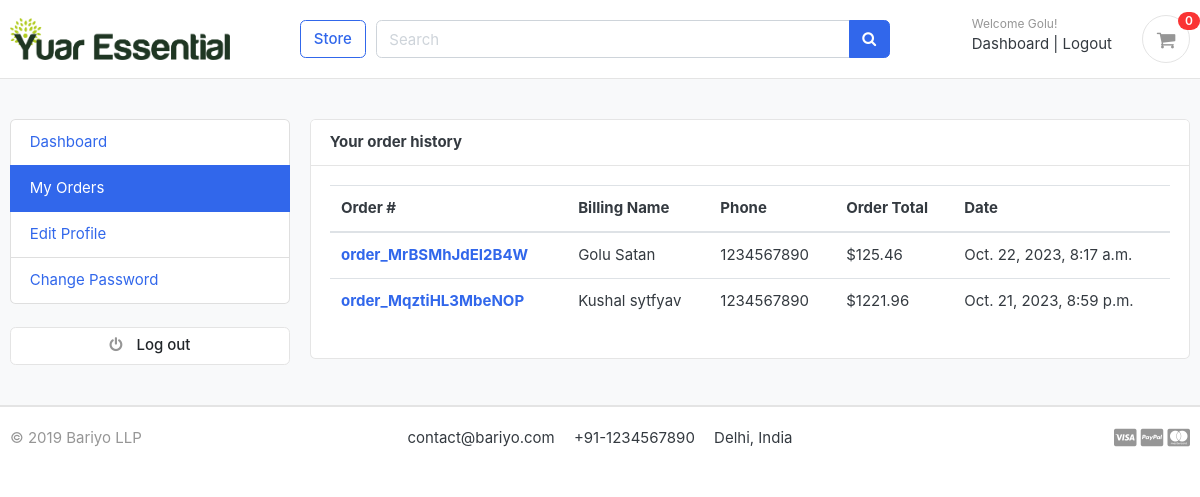
Screenshot of /accounts/my_orders/ (signed in) with the database file from the repository.
### accounts/models.py (models this page shows, shortened)
class Account(AbstractBaseUser, PermissionsMixin):
    first_name      = models.CharField(max_length=50)
    last_name       = models.CharField(max_length=50)
    username        = models.CharField(max_length=50, unique=True)
    email           = models.EmailField(max_length=100, unique=True)
    phone_number    = models.CharField(max_length=50)
    date_joined     = models.DateTimeField(auto_now_add=True)
    last_login      = models.DateTimeField(auto_now_add=True)
    is_admin        = models.BooleanField(default=False)
    is_staff        = models.BooleanField(default=False)
    is_active       = models.BooleanField(default=False)
    is_superadmin   = models.BooleanField(default=False)
    USERNAME_FIELD = 'email'
    REQUIRED_FIELDS = ['username', 'first_name', 'last_name']
    objects = MyAccountManager()

### orders/models.py (models this page shows, shortened)
class Order(models.Model):
    STATUS = (
        ('New', 'New'),
        ('Accepted', 'Accepted'),
        ('Completed', 'Completed'),
        ('Cancelled', 'Cancelled'),
    )
    user = models.ForeignKey(Account, on_delete=models.SET_NULL, null=True)
    payment = models.ForeignKey(Payment, on_delete=models.SET_NULL, blank=True, null=True)
    order_number = models.CharField(max_length=20)
    first_name = models.CharField(max_length=50)
    last_name = models.CharField(max_length=50)
    phone = models.CharField(max_length=15)
    email = models.EmailField(max_length=50)
    address_line_1 = models.CharField(max_length=50)
    address_line_2 = models.CharField(max_length=50, blank=True)
    country = models.CharField(max_length=50)
    state = models.CharField(max_length=50)
    city = models.CharField(max_length=50)
    order_note = models.CharField(max_length=100, blank=True)
    order_total = models.FloatField()
    tax = models.FloatField()
    status = models.CharField(max_length=10, choices=STATUS, default='New')
    ip = models.CharField(blank=True, max_length=20)
    is_ordered = models.BooleanField(default=False)
    created_at = models.DateTimeField(auto_now_add=True)
    updated_at = models.DateTimeField(auto_now=True)
    def full_name(self):
        return f'{self.first_name} {self.last_name}'

### accounts/views.py (the view)
# urls.py: path('my_orders/', views.my_orders, name='my_orders'),
@login_required(login_url='login')
def my_orders(request):
    orders = Order.objects.filter(user=request.user, is_ordered=True).order_by('-created_at')
    context = {
        'orders': orders,
    }
    return render(request, 'accounts/my_orders.html', context)

### cart/context_processors.py (called while the page is built)
def counter(request):
    cart_count = 0
    if 'admin' in request.path:
        return {}
    else:
        try:
            cart = Cart.objects.filter(cart_id=_cart_id(request))
            if request.user.is_authenticated:
                cart_items = CartItem.objects.all().filter(user=request.user)
            else:
                cart_items = CartItem.objects.all().filter(cart=cart[:1])
            for cart_item in cart_items:
                cart_count += cart_item.quantity
        except Cart.DoesNotExist:
            cart_count = 0
    return dict(cart_count=cart_count, nav_cart=cart_items)

### cart/views.py (called while the page is built)
def _cart_id(request):
    cart = request.session.session_key
    if not cart:
        cart = request.session.create()
    return cart

### category/context_processors.py (called while the page is built)
def menu_links(request):
    links = Category.objects.all()
    return dict(links=links)

### templates/accounts/my_orders.html (shortened to what this page needs)
{% extends 'base.html' %}
{% block content %}
<section class="section-conten padding-y bg">
<div class="container">
	<div class="row">
	{% include 'includes/dashboard_sidebar.html' %}
	<main class="col-md-9">
		<article class="card">
		<header class="card-header">
			<strong class="d-inline-block mr-3">Your order history</strong>
		</header>
		<div class="card-body">
			<div class="row">
			<div class="col-md-12">
				<table class="table table-hover">
				  <thead>
				    <tr>
				      <th scope="col">Order #</th>
				      <th scope="col">Billing Name</th>
				      <th scope="col">Phone</th>
				      <th scope="col">Order Total</th>
							<th scope="col">Date</th>
				    </tr>
				  </thead>
				  <tbody>
						{% for order in orders %}
				    <tr>
				      <th scope="row"><a href="{% url 'order_detail' order.order_number %}">{{order.order_number}}</a></th>
				      <td>{{order.full_name}}</td>
				      <td>{{order.phone}}</td>
				      <td>${{order.order_total}}</td>
							<td>{{order.created_at}}</td>
				    </tr>
				{% endfor %}
				  </tbody>
				</table>
			</div>
			</div>
		</div>
		</article>
	</main>
</div>
</div>
</section>
{% endblock %}

### templates/includes/navbar.html
{% load static %}
<header class="section-header">
    <section class="header-main border-bottom">
        <div class="container">
    <div class="row align-items-center">
        <div class="col-lg-3 col-md-3 col-6">
            <a href="{% url 'home' %}" class="brand-wrap">
                <img class="logo" src="{% static './images/logo.png' %}">
            </a>
        </div>
        <a href="{% url 'store' %}" class="btn btn-outline-primary">Store</a>
        <div class="col-lg  col-md-6 col-sm-12 col">
            <form action="{% url 'search' %}" class="search" method='GET'>
                <div class="input-group w-100">
                    <input type="text" class="form-control" style="width:60%;" placeholder="Search" name="keyword">
                    <div class="input-group-append">
                      <button class="btn btn-primary" type="submit">
                        <i class="fa fa-search"></i>
                      </button>
                    </div>
                </div>
            </form>
        </div>
        <div class="col-lg-3 col-sm-6 col-8 order-2 order-lg-3">
                    <div class="d-flex justify-content-end mb-3 mb-lg-0">
                        {% if user.id is None %}
                        <div class="widget-header">
                            <small class="title text-muted">Welcome guest!</small>
                            <div>
                            <a href="{% url 'login' %}">Sign in</a> <span class="dark-transp"> | </span>
                            <a href="{% url 'register' %}"> Register</a>
                            </div>
                        </div>
                        {% else %}
                        <div class="widget-header">
                            <small class="title text-muted">Welcome {{user.first_name}}!</small>
                            <div>
                            <a href="{% url 'dashboard' %}">Dashboard</a> <span class="dark-transp"> | </span>
                            <a href="{% url 'logout' %}"> Logout</a>
                            </div>
                        </div>
                        {% endif %}
                        <a href="{% url 'cart' %}" class="widget-header pl-3 ml-3">
                            <div class="icon icon-sm rounded-circle border"><i class="fa fa-shopping-cart"></i></div>
                            <span class="badge badge-pill badge-danger notify">{{cart_count}}</span>
                        </a>
                    </div>
                </div>
    </div>
        </div>
    </section>
</header>

### static/css/ui.css (style rules this page uses)
html { font-family: "Inter", sans-serif; font-size: 15px; }
.icon-xs, .icon-sm, .icon-md, .icon-lg { display: inline-block; text-align: center; flex-shrink: 0; flex-grow: 0; }
.icon-sm { width: 48px; height: 48px; line-height: 48px !important; font-size: 20px; }
.padding-y { padding-top: 40px; padding-bottom: 40px; }
article:after, .form-group:after { display: block; clear: both; content: ""; }
.bg { background-color: #f8f9fa; }
.header-main { position: relative; padding-top: 1rem; padding-bottom: 1rem; }
.brand-wrap .logo, .navbar-brand .logo { margin-right: 7px; max-height: 42px; display: inline-block; }
.widget-header { display: inline-block; vertical-align: middle; position: relative; }
.widget-header a { color: #343a40; }
.widget-header i { color: #969696; }
.widget-header .title { display: block; }
.widget-header .notify { position: absolute; top: -3px; right: -10px; }
.notify { position: absolute; top: -4px; right: -10px; display: inline-block; padding: 0.25em 0.6em; font-size: 12px; line-height: 1; text-align: center; border-radius: 3rem; color: #fff; background-color: #fa3434; }

### rows the page displays
Account: first_name "Golu"
Order: order_number "order_MrBSMhJdEI2B4W", full_name "Golu Satan", phone "1234567890", order_total "125.46", created_at "Oct. 22, 2023, 8:17 a.m."
Order: order_number "order_MqztiHL3MbeNOP", full_name "Kushal sytfyav", phone "1234567890", order_total "1221.96", created_at "Oct. 21, 2023, 8:59 p.m."

### other values shown
{{ cart_count }} "0"
